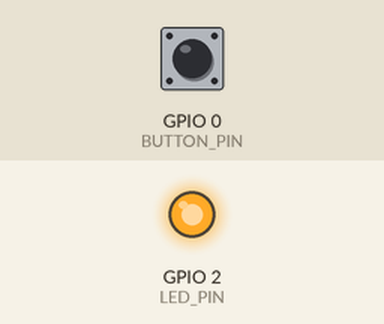
The sketch below on a simulated ESP8266 (NodeMCU). On the bench: output pins drawn as LEDs (lit = HIGH). The test bench sets the inputs (shaded band); at power-on: GPIO 0 (BUTTON_PIN) HIGH. WiFi joins after 1.5 s; servers stay silent unless stated; uploads are accepted with an empty reply; what the sketch prints to the serial monitor is not drawn.

Above: at 2.7 s.
2.8 s: GPIO 0 (BUTTON_PIN) pulled LOW for 0.15 s
At 2.9 s:
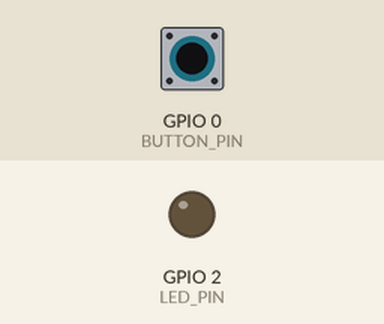
4.5 s: GPIO 0 (BUTTON_PIN) pulled LOW for 3.2 s
At 8.4 s:
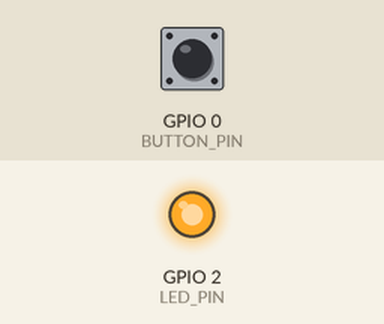
Timing chart, 0 to 9.9 s (numbered marks = the images above; inputs shaded):
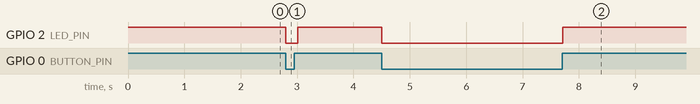

The sketch:

esp8266_firmware.ino
```cpp
#include <ESP8266WiFi.h>
#include <ESP8266HTTPClient.h>
#include <WiFiClient.h>

// ==========================================
// 1. YOUR CONFIGURATION
// ==========================================
const char* ssid = "YOUR_WIFI_SSID";
const char* password = "YOUR_WIFI_PASSWORD";

// REPLACE THIS with your computer's IP address where Flask is running
const char* serverUrl = "http://YOUR_LOCAL_IP:5000/iot_update";

// ==========================================
// 2. HARDWARE PINS
// ==========================================
// The ESP8266 NodeMCU has a built-in "FLASH" button connected to GPIO 0
const int BUTTON_PIN = 0;

// The ESP8266 NodeMCU has a built-in blue LED connected to GPIO 2
const int LED_PIN = 2;

WiFiClient client;

void setup() {
  Serial.begin(115200);

  // Setup the button as an input
  pinMode(BUTTON_PIN, INPUT_PULLUP);

  // Setup the LED as an output (Note: Built-in LED is usually active LOW)
  pinMode(LED_PIN, OUTPUT);
  digitalWrite(LED_PIN, HIGH); // Turn off LED at start

  Serial.println();
  Serial.println("-----------------------------------");
  Serial.println("LOST PERSON ALERT IOT SCANNER READY");
  Serial.println("-----------------------------------");

  // Connect to WiFi network
  Serial.print("Connecting to WiFi: ");
  Serial.println(ssid);
  WiFi.begin(ssid, password);

  while (WiFi.status() != WL_CONNECTED) {
    delay(500);
    Serial.print(".");
  }

  Serial.println("\nWiFi Connected!");
  Serial.print("Board IP Address: ");
  Serial.println(WiFi.localIP());
  Serial.println("-----------------------------------");
  Serial.println("Press the 'FLASH' button on the board to simulate detecting a person.");
}

void loop() {
  // Read the state of the built-in FLASH button.
  // It reads LOW when you are pressing it down.
  int buttonState = digitalRead(BUTTON_PIN);

  if (buttonState == LOW) {
    Serial.println("\n[ALERT] Hardware sensor triggered! Person Detected.");

    // Turn ON the built-in blue LED to show it's transmitting
    digitalWrite(LED_PIN, LOW);

    // Send the alert to your Flask server
    sendLocationUpdate("PERSON_001", "MainGate_Scanner");

    // Wait for you to let go of the button so it doesn't spam the server
    while(digitalRead(BUTTON_PIN) == LOW) {
      delay(50);
    }

    // Turn OFF the LED after transmission
    digitalWrite(LED_PIN, HIGH);

    // 1 second cooldown
    delay(1000);
  }
}

void sendLocationUpdate(String device_id, String location) {
  if (WiFi.status() == WL_CONNECTED) {
    HTTPClient http;

    // Build the URL to hit the Flask route
    String queryUrl = String(serverUrl) + "?device_id=" + device_id + "&location=" + location;

    Serial.print("Sending Data to Server: ");
    Serial.println(queryUrl);

    http.begin(client, queryUrl);

    // Perform the HTTP GET request
    int httpResponseCode = http.GET();

    if (httpResponseCode > 0) {
      Serial.print("Server Response Code: ");
      Serial.println(httpResponseCode); // 200 means success!
      String payload = http.getString();
      Serial.println("Server Message: " + payload);
    } else {
      Serial.print("Connection Error. Code: ");
      Serial.println(httpResponseCode);
      Serial.println("Check if Flask is running and the IP is correct.");
    }

    http.end(); // Free memory
  } else {
    Serial.println("WiFi Disconnected!");
  }
}
```

Measured:
- after the input at 2.8 s, GPIO 2 (LED_PIN): HIGH → LOW at once, → HIGH 0.21 s later
- after the input at 4.5 s, GPIO 2 (LED_PIN): HIGH → LOW at once, → HIGH 3.2 s later
